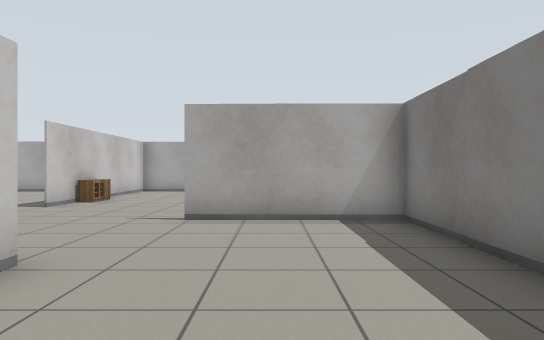
View 1 (above)

16 first-person views from a walk through a robot-simulator world made for Gazebo. The camera is 0.9 m above the floor, looks level and sees 70° across. The floor is counted in squares, 1 m on a side. Each view is taken from the middle of a square. On the plan, view 1 faces up. The plan holds only what a view shows up to about 13 squares ahead; the rest is blank. The robots in the file are not drawn. Surface patterns are stand-ins for the level's own textures.

View 2
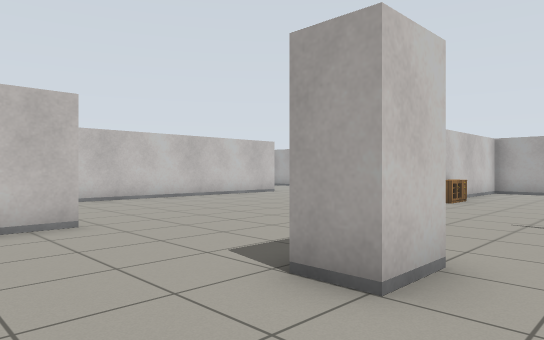

View 3
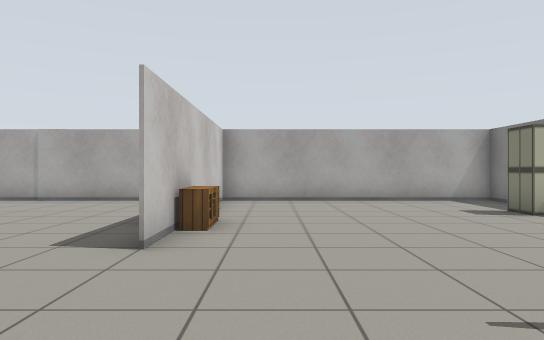

View 4
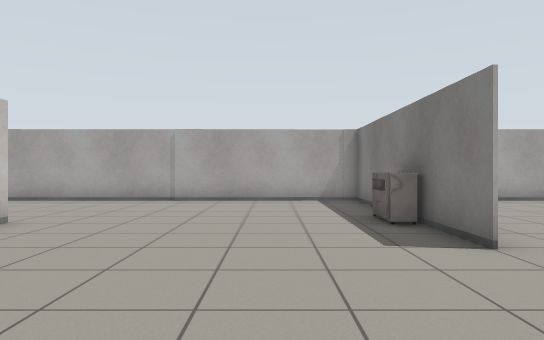

View 5
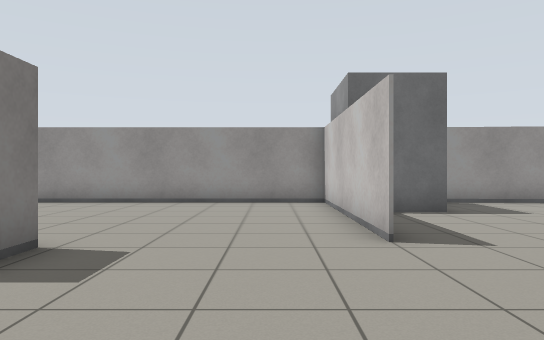

View 6
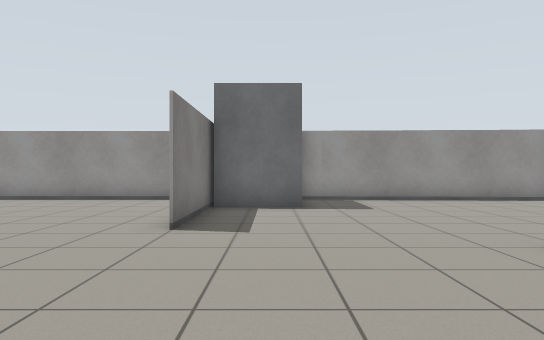

View 7
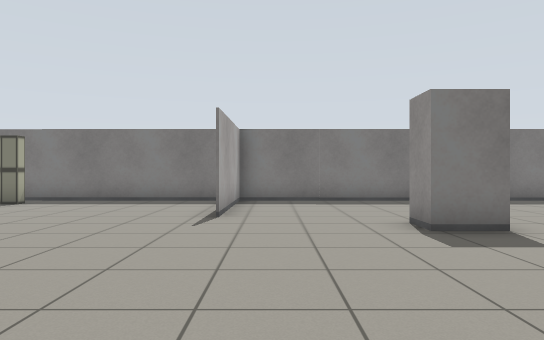

View 8
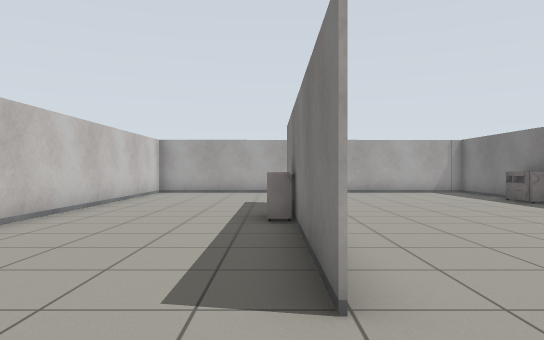

View 9
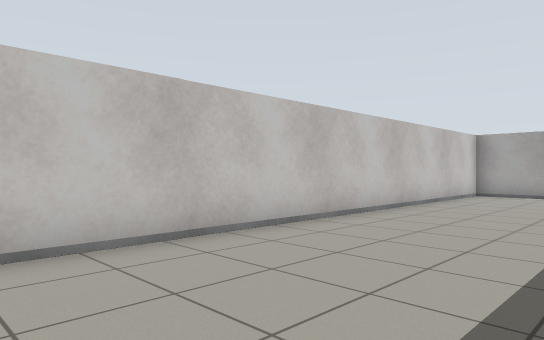

View 10
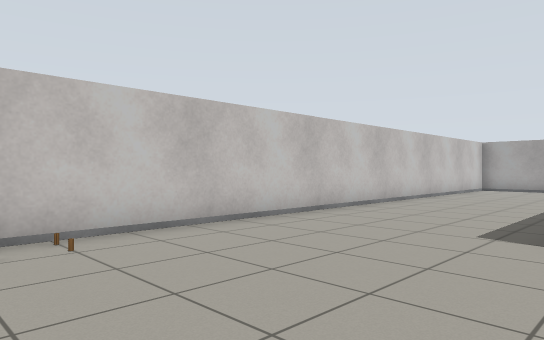

View 11
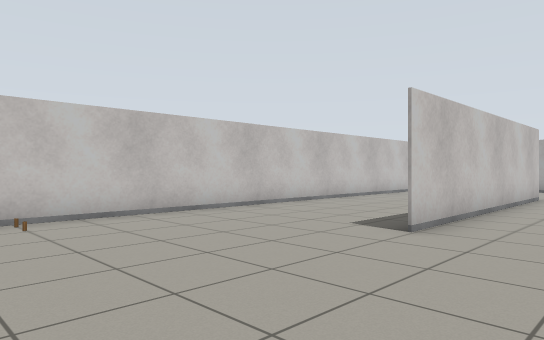

View 12
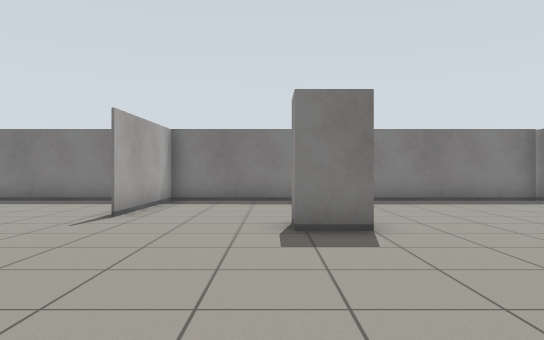

View 13
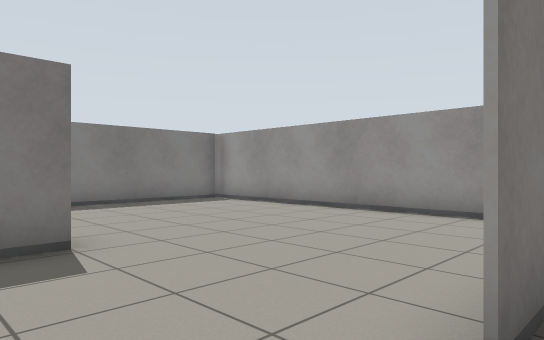

View 14
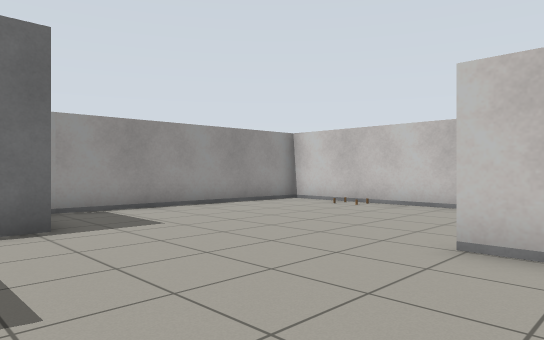

View 15
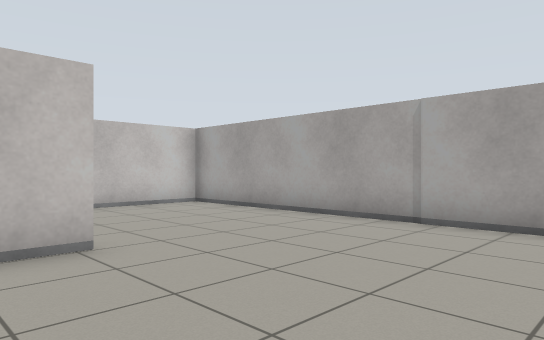

View 16
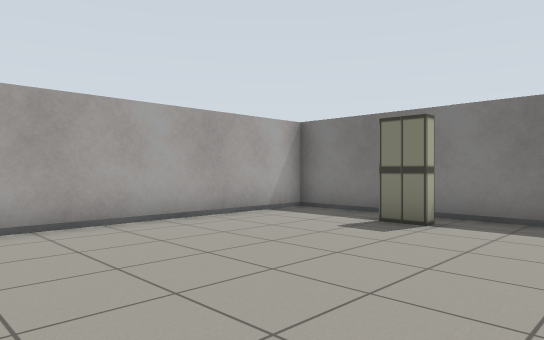

### Floor plan
Points are (right, up) in squares from view 1. A wall is a line through its corners. A room is listed if a view was taken in it or the views show most of it. See-through windows are left out.
Room 1 (views 1, 2, 3, 4, 5, 6, 7, 8, 9, 10, 11, 12, 13, 14, 15, 16)
walls: (-7.5, 2.2) (-7.5, -0.4) (-7.5, 2.2); (-5.5, 9.4) (-5.5, 10.5); (-12.5, 7.4) (-12.5, 3.4); (-5.4, 10.5) (-5.4, 9.4); (-3.3, 3.7) (-2.4, 3.7) (-2.4, 2.5) (-3.3, 2.5) (-3.3, 3.7); (-12.6, 3.4) (-12.6, 7.4); (-12.6, 9.6) (-12.6, 11.5); (-12.5, 11.8) (-12.5, 9.4); (-5.5, 13.4) (-5.5, 16.4); (-7.5, -3.8) (2.6, -3.8); (-10.6, -3.8) (-9.9, -3.8); (2.5, 6.9) (-1.7, 7); (-5.4, 16.4) (-5.4, 13.4); (2.4, -3.8) (2.4, 16.4) (-17.4, 16.4) (-17.4, -3.4) (-10.4, -3.8)
objects: other object (-17, -1); counter (-13, 8) to (-13, 9); grey box (-9, -3) to (-8, -1); counter (-6, 11) to (-6, 13); other object (-5, 11) to (-5, 12); shelf (1, 13)

Positions as (right, up) in squares from view 1, and headings:
1: (0, 0), facing up
2: (-1, 0), facing up-left
3: (-4, 5), facing up
4: (-8, 5), facing up
5: (-6, 7), facing down
6: (-9, 8), facing down
7: (-9, 6), facing right
8: (-13, 1), facing up
9: (-13, 2), facing up-left
10: (-12, -2), facing up-left
11: (-10, -2), facing up-left
12: (-9, 4), facing right
13: (-8, 4), facing down-right
14: (-8, 5), facing down-left
15: (-8, 10), facing up-left
16: (-5, 10), facing up-right
